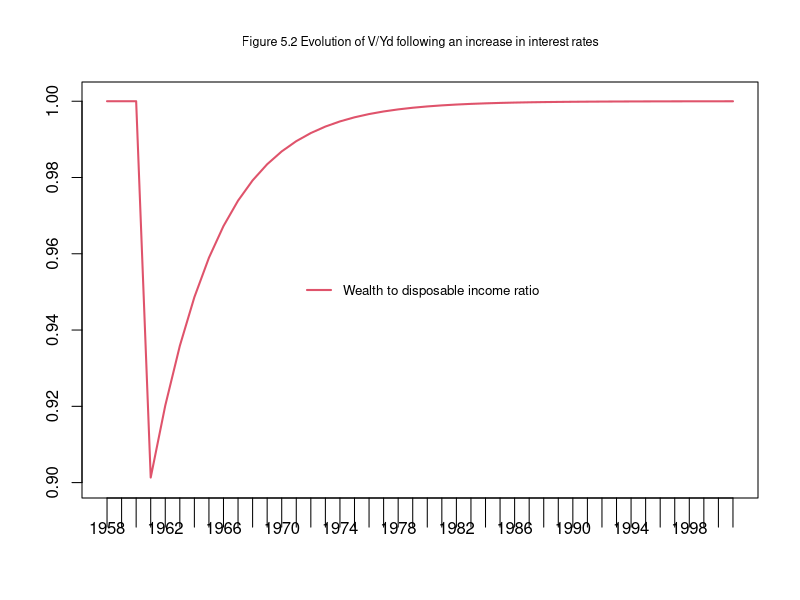
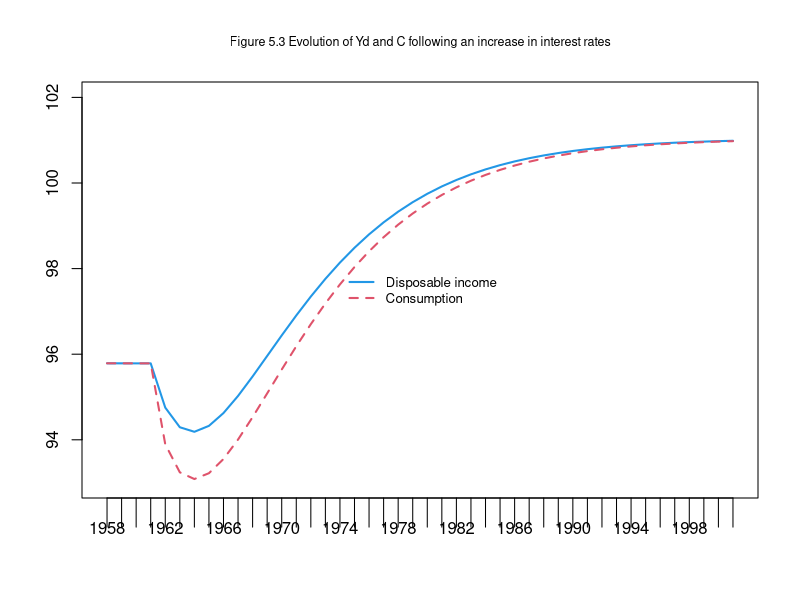
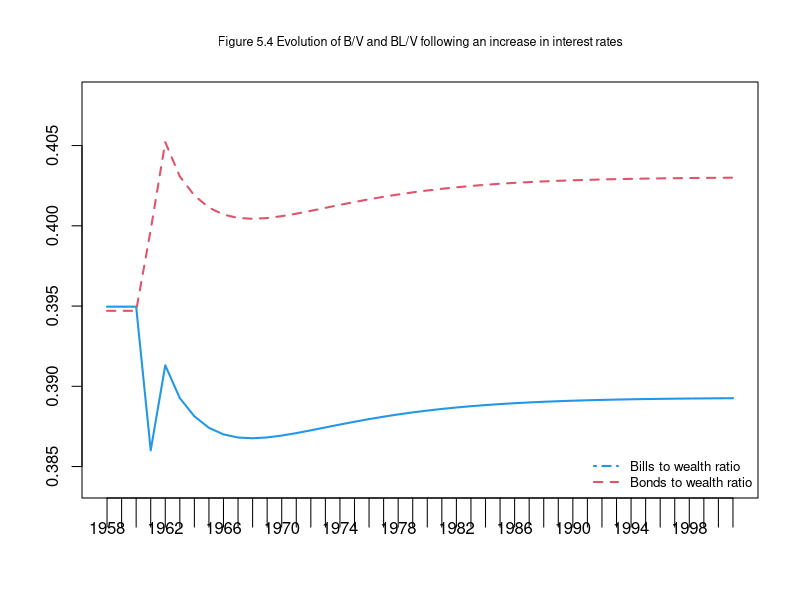
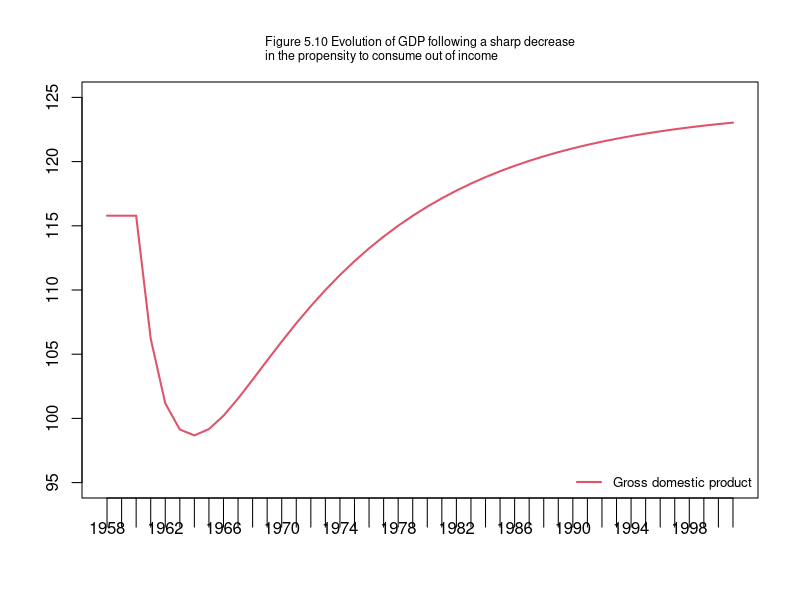

Write the R code that produced these figures, in order.
# LP1 model – R translation 

#Created by GTY for ECON 530 2026

#Clear
rm(list=ls(all=TRUE))

#PERIODS (i= 1 to 100)
nPeriods=100  

#SCENARIOS (j= 1 to 2)
nScenarios=3



# ----------------------------------------------------------
# Parameters
# ----------------------------------------------------------
alpha1   = 0.8
alpha2   = 0.2
chi      = 0.1
lambda20 = 0.44196
lambda22 = 1.1
lambda23 = 1
lambda24 = 0.03
lambda30 = 0.3997
lambda32 = 1
lambda33 = 1.1
lambda34 = 0.03
theta    = 0.1938


# ----------------------------------------------------------
# Endogenous variables
# ----------------------------------------------------------


# Demand for government bills
b_d  = matrix(0, nScenarios, nPeriods)
# Government bills held by households
b_h  = matrix(37.839, nScenarios, nPeriods)
# Government bills supplied by government
b_s  = matrix(57.964, nScenarios, nPeriods)
# Government bills held by Central Bank
b_cb = matrix(b_s - b_h, nScenarios, nPeriods)
# Demand for government bonds
bl_d = matrix(0, nScenarios, nPeriods)
# Government bonds held by households
bl_h = matrix(1.892, nScenarios, nPeriods)
# Supply for government bonds
bl_s = matrix(bl_h, nScenarios, nPeriods)
# Capital gains on bonds
cg   = matrix(0, nScenarios, nPeriods)
# Expected capital gains on bonds
cg_e = matrix(0, nScenarios, nPeriods)
# Consumption goods
cons = matrix(0, nScenarios, nPeriods)
# Expected rate of return on bonds
er_rbl = matrix(0, nScenarios, nPeriods)
# Government goods (exogenous)
g = matrix(20, nScenarios, nPeriods)
# Demand for cash
h_d = matrix(0, nScenarios, nPeriods)
# Cash money held by households
h_h = matrix(0, nScenarios, nPeriods)
# Cash money supplied by central bank
h_s = matrix(20.125, nScenarios, nPeriods)
# Expected price of bonds
p_bl_e = matrix(0, nScenarios, nPeriods)
# Exogenously set price of bonds
p_bl_bar = matrix(20, nScenarios, nPeriods)
# Exogenously set interest rate on government bills
r_bar = matrix(0.03, nScenarios, nPeriods)
# Interest rate on government bills
r_b = matrix(r_bar, nScenarios, nPeriods)
# Interest rate on government bonds
r_bl = matrix(0, nScenarios, nPeriods)
# Price of bonds
p_bl = matrix(p_bl_bar, nScenarios, nPeriods)
# Taxes
t = matrix(0, nScenarios, nPeriods)
# Households wealth
v = matrix(95.803, nScenarios, nPeriods)
# Expected households wealth
v_e = matrix(0, nScenarios, nPeriods)
# Income = GDP
y = matrix(0, nScenarios, nPeriods)
# Regular disposable income of households
yd_r = matrix(95.803, nScenarios, nPeriods)
# Expected regular disposable income of households
yd_r_e = matrix(0, nScenarios, nPeriods)

# ----------------------------------------------------------
# Simulation
# ----------------------------------------------------------
for (j in 1:nScenarios){
  
  for (i in 2:nPeriods){
    
    for (iterations in 1:nPeriods){
      
      # -----------------------------
      # Exogenous shock (Baseline)
      # -----------------------------
      if (j == 2 && i >= 15){
        r_bar[2,i]    = 0.04
        p_bl_bar[2,i] = 15
        
      }
      
      # -----------------------------
      # Exogenous shock (Scenario 1)
      # -----------------------------
      if (j == 3 && i >= 15){
        alpha1 = 0.7
        
      }
      
      # -----------------------------
      # Model equations
      # -----------------------------
      
      y[j,i]       = cons[j,i] + g[j,i]
      yd_r[j,i]    = y[j,i] - t[j,i] + r_b[j,i-1]*b_h[j,i-1] + bl_h[j,i-1]
      t[j,i]       = theta*(y[j,i] + r_b[j,i-1]*b_h[j,i-1] + bl_h[j,i-1])
      cg[j,i]      = (p_bl[j,i] - p_bl[j,i-1])*bl_h[j,i-1]
      v[j,i]       = v[j,i-1] + (yd_r[j,i] - cons[j,i]) + cg[j,i]
      cons[j,i]    = alpha1*yd_r_e[j,i] + alpha2*v[j,i-1]
      v_e[j,i]     = v[j,i-1] + (yd_r_e[j,i] - cons[j,i]) + cg[j,i]
      h_h[j,i]     = v[j,i] - b_h[j,i] - p_bl[j,i]*bl_h[j,i]
      h_d[j,i]     = v_e[j,i] - b_d[j,i] - p_bl[j,i]*bl_d[j,i]
      er_rbl[j,i]  = r_bl[j,i] + chi*(p_bl_e[j,i] - p_bl[j,i])/p_bl[j,i]
      b_d[j,i]     = v_e[j,i]*(lambda20 + lambda22*r_b[j,i] - lambda23*er_rbl[j,i] - lambda24*(yd_r_e[j,i]/v_e[j,i]))
      bl_d[j,i]    = v_e[j,i]*(lambda30 - lambda32*r_b[j,i] + lambda33*er_rbl[j,i] - lambda34*(yd_r_e[j,i]/v_e[j,i]))/p_bl[j,i]
      b_h[j,i]     = b_d[j,i]
      bl_h[j,i]    = bl_d[j,i]
      b_s[j,i]     = b_s[j,i-1] + (g[j,i] + r_b[j,i-1]*b_s[j,i-1] + bl_s[j,i-1]) - (t[j,i] + r_b[j,i-1]*b_cb[j,i-1]) - p_bl[j,i]*(bl_s[j,i] - bl_s[j,i-1])
      h_s[j,i]     = h_s[j,i-1] + b_cb[j,i] - b_cb[j,i-1]
      b_cb[j,i]    = b_s[j,i] - b_h[j,i]
      bl_s[j,i]    = bl_h[j,i]
      r_bl[j,i]    = 1/p_bl[j,i]
      p_bl_e[j,i]  = p_bl[j,i]
      cg_e[j,i]    = chi*(p_bl_e[j,i] - p_bl[j,i])*bl_h[j,i]
      yd_r_e[j,i]  = yd_r[j,i-1]
      r_b[j,i]     = r_bar[j,i]
      p_bl[j,i]    = p_bl_bar[j,i]
      
    }
  }
}



x=c("1958":"2001")

#Figure 5.2
plot(v[2,12:55]/yd_r[2,12:55],xaxt='n',type="l",col="2",lwd=2,lty=1,font.main=1,cex.main=0.75,main="Figure 5.2 Evolution of V/Yd following an increase in interest rates",ylab = NA,xlab = NA,ylim=range(0.9,1.001))
par(new=T)
legend("center",c("Wealth to disposable income ratio"),  bty = "n", cex = 0.8, lty=c(1,2), lwd=c(2,2), col = "2", box.lwd=0)
axis(side=1,at=1:44,labels=x,tck=-0.07)

#Figure 5.3
plot(yd_r[2,12:55],xaxt='n',type="l",col="4",lwd=2,lty=1,font.main=1,cex.main=0.75,main="Figure 5.3 Evolution of Yd and C following an increase in interest rates",ylab = NA,xlab = NA,ylim=range(93,102))
lines(cons[2,12:55],xaxt='n',type="l",lwd=2,lty=2,col="2", ylab=NA, xlab=NA,cex.main=0.75,font.main=1)
legend("center",c("Disposable income","Consumption"),  bty = "n", cex = 0.8, lty=c(1,2), lwd=c(2,2), col = c(4,2), box.lwd=0)
axis(side=1,at=1:44,labels=x,tck=-0.07)

#Figure 5.4
plot(b_h[2,12:55]/v[2,12:55],xaxt='n',type="l",col="4",lwd=2,lty=1,font.main=1,cex.main=0.75,main="Figure 5.4 Evolution of B/V and BL/V following an increase in interest rates",ylab = NA,xlab = NA,ylim=range(.384,.408))
lines(p_bl[2,12:55]*bl_h[2,12:55]/v[2,12:55],type="l",lwd=2,lty=2,col="2")
legend("bottomright",c("Bills to wealth ratio","Bonds to wealth ratio"),  bty = "n", cex = 0.8, lty=c(4,2), lwd=c(2,2), col = c(4,2), box.lwd=0)
axis(side=1,at=1:44,labels=x,tck=-0.07)


#Figure 5.10
plot(y[3,12:55],xaxt='n',type="l",col="2",lwd=2,lty=1,font.main=1,cex.main=0.75,main="Figure 5.10 Evolution of GDP following a sharp decrease\rin the propensity to consume out of income",ylab = NA,xlab = NA,ylim=range(95,125))
legend("bottomright",c("Gross domestic product"),  bty = "n", cex = 0.8, lty=c(1,2), lwd=c(2,2), col = c(2), box.lwd=0)
axis(side=1,at=1:44,labels=x,tck=-0.07)





# ----------------------------------------------------------
# APPENDIX: Alternative way to define variables (with loop)
# ----------------------------------------------------------
# 
# 
# # ----------------------------------------------------------
# # Variables
# # ----------------------------------------------------------
# vars = c(
#   "b_cb","b_d","b_h","b_s","bl_d","bl_h","bl_s","cg","cg_e",
#   "cons","er_rbl","g","h_d","h_h","h_s","p_bl","p_bl_e",
#   "p_bl_bar","r_b","r_bar","r_bl","t","v","v_e","y",
#   "yd_r","yd_r_e"
# )
# 
# for (vname in vars){
#   assign(vname, matrix(data=0, nrow=nScenarios, ncol=nPeriods))
# }
# 
# # ----------------------------------------------------------
# # Initial values (t = 1)
# # ----------------------------------------------------------
# g[,]        =matrix(20)
# r_bar[,]    = matrix(0.03)
# p_bl_bar[,] = matrix(20)
# 
# v[,]    = matrix(95.803)
# b_h[,]  = matrix(37.839)
# b_s[,]  = matrix(57.964)
# b_cb[,] = b_s[,] - b_h[,]
# bl_h[,] = matrix(1.892)
# bl_s[,] = bl_h[,]
# h_s[,]  = matrix(20.125)
# 
# yd_r[,] = matrix(95.803)
# r_b[,]  = r_bar[,]
# p_bl[,] = p_bl_bar[,]

